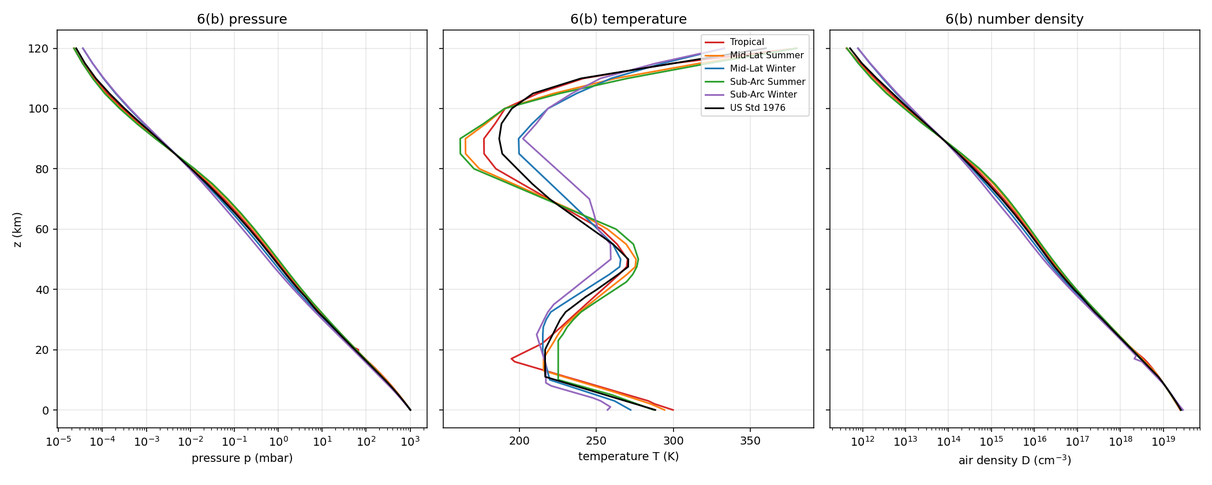
#> input picture figures/fig6b_PTD_profiles.png, 1212 x 485 px, shrunk from 2100 x 840 before the run; its folder holds 8 pictures in this run
$ python make_atmosphere_report.py
#> lines starting #> are read from the running program, lines starting #| are printed output that depends on the picture
"""Build a LAYMAN-FRIENDLY PDF report of the atmosphere-model extension.

Plain-language explanation of:
  (1) what was asked (the 6 MODTRAN models, an exact present-day model, and an
      India-specific model),
  (2) what was built, and
  (3) the comparison results over Mumbai (generic climatology vs present-day).

Run AFTER generating the figures:
    python plot_fig6_profiles.py
    python india_case.py
    python make_atmosphere_report.py     ->  Atmosphere_Models_Report.pdf
"""
import os
import matplotlib
matplotlib.use("Agg")
import matplotlib.pyplot as plt
from matplotlib.backends.backend_pdf import PdfPages
import matplotlib.image as mpimg

FIGS = "figures"
OUT = "Atmosphere_Models_Report.pdf"


def text_page(pdf, title, body, title_size=16):
    fig = plt.figure(figsize=(8.27, 11.69))  # A4 portrait
    fig.text(0.5, 0.96, title, ha="center", va="top",
             fontsize=title_size, weight="bold")
    fig.text(0.07, 0.89, body, ha="left", va="top", fontsize=10.2,
             family="sans-serif", linespacing=1.5)
    plt.axis("off")
    pdf.savefig(fig)
    plt.close(fig)


def figure_page(pdf, fname, heading, caption):
#> called with fname = 'fig6b_PTD_profiles.png'
    path = os.path.join(FIGS, fname)
    if not os.path.exists(path):
        return
    fig = plt.figure(figsize=(11.69, 8.27))  # A4 landscape
    fig.text(0.5, 0.97, heading, ha="center", fontsize=14, weight="bold")
    ax = fig.add_axes([0.03, 0.12, 0.94, 0.80])
    ax.imshow(mpimg.imread(path))
    ax.axis("off")
    fig.text(0.5, 0.08, caption, ha="center", va="top", fontsize=10.5,
             style="italic", wrap=True)
    pdf.savefig(fig)
    plt.close(fig)


def main():
    with PdfPages(OUT) as pdf:
        # ---- title ----
        fig = plt.figure(figsize=(8.27, 11.69))
        fig.text(0.5, 0.66, "Updating the Atmosphere Models", ha="center",
                 fontsize=23, weight="bold")
        fig.text(0.5, 0.60, "From six generic 1970s atmospheres to a real,\n"
                 "present-day, India-specific atmosphere", ha="center",
                 fontsize=13)
        fig.text(0.5, 0.50, "Line-by-line O$_2$ A-band absorption with RADIS\n"
                 "Validation of Korkin et al. (2025), JQSRT 337, 109345",
                 ha="center", fontsize=11, style="italic")
        fig.text(0.5, 0.06, "Plain-language summary", ha="center", fontsize=10,
                 color="gray")
        plt.axis("off")
        pdf.savefig(fig)
        plt.close(fig)

        # ---- what I was asked ----
        text_page(pdf, "1.  What I was asked to do",
            "The earlier work checked our absorption code (RADIS) against the\n"
            "Korkin et al. (2025) reference code, using ONE atmosphere: the\n"
            "\"US Standard 1976\" model. Three follow-up questions were raised:\n\n"
            "POINT 1 -  The reference code is built on the MODTRAN database, which\n"
            "  defines SIX standard atmospheres (Tropical, Mid-Latitude Summer,\n"
            "  Mid-Latitude Winter, Sub-Arctic Summer, Sub-Arctic Winter, and\n"
            "  US Standard 1976).\n"
            "  -> Do we have that data, and can we reproduce Figure 6 of the paper?\n\n"
            "POINT 2 -  These six models are generic and decades old. The real\n"
            "  atmosphere on any given day differs from them. We should add an\n"
            "  EXACT, up-to-date atmosphere - for example from NASA's Planetary\n"
            "  Spectrum Generator (PSG) - and include those variations in the code.\n\n"
            "POINT 3 -  None of the six models is specific to India. Can we use a\n"
            "  model suitable for the Indian subcontinent, ideally a recent one?")

        # ---- what I did ----
        text_page(pdf, "2.  What I did (overview)",
            "POINT 1  -  DONE.\n"
            "  All six MODTRAN atmospheres were extracted from the reference code\n"
            "  (pressure, temperature, air density, and the amounts of 8 gases at\n"
            "  50 heights from ground to 120 km). Paper Figure 6 was reproduced\n"
            "  directly from this data, and the absorption code now runs for ALL\n"
            "  six models - not just US-1976.\n\n"
            "POINT 2  -  DONE.\n"
            "  The code can now pull a REAL atmosphere for any place and date from\n"
            "  two independent, authoritative sources:\n"
            "    - NASA PSG (GEOS-5 weather data): pressure, temperature and the\n"
            "      actual amount of water vapour, CO2, ozone, methane, oxygen, etc.\n"
            "    - NRLMSIS 2.1 (NASA/US Navy, 2021): the latest empirical model of\n"
            "      temperature and density - an independent cross-check.\n\n"
            "POINT 3  -  DONE.\n"
            "  These real atmospheres work for any Indian location. The worked\n"
            "  example uses Mumbai / IIT Bombay and compares it against the closest\n"
            "  generic model (MODTRAN Tropical).")

        # ---- background ----
        text_page(pdf, "3.  Background, in plain terms",
            "WHAT IS AN 'ATMOSPHERE MODEL'?\n"
            "  To compute how much sunlight a gas absorbs, the code needs to know,\n"
            "  at every height, how cold/thin the air is and how much of each gas\n"
            "  is present. A table of (height -> temperature, pressure, density,\n"
            "  gas amounts) is an 'atmosphere model'.\n\n"
            "THE SIX MODTRAN MODELS\n"
            "  These are textbook averages built in the 1970s-80s for typical\n"
            "  conditions (a tropical year, an Arctic winter, and so on). They are\n"
            "  convenient but generic - they are NOT today's weather, and none is\n"
            "  tuned for India.\n\n"
            "WHY IT MATTERS\n"
            "  Real air over Mumbai during the monsoon is hotter and far more humid\n"
            "  than a 1970s average. Temperature and density set how strongly\n"
            "  oxygen absorbs in its 'A-band' near 760 nm, so using the wrong\n"
            "  atmosphere gives a small but real error in the predicted absorption.")

        figure_page(pdf, "fig6b_PTD_profiles.png",
            "Paper Figure 6 reproduced: the six MODTRAN atmospheres",
            "Pressure, temperature and air density versus height for all six standard "
            "models. As the paper notes, temperature (middle) varies a lot between "
            "models; pressure and density (sides) barely differ. This is the data "
            "the reference code is built on.")

        # ---- exact atmosphere ----
        text_page(pdf, "4.  Adding a real, present-day atmosphere",
            "Instead of picking a generic table, the code can now download the\n"
            "ACTUAL atmosphere for a chosen place, day and time:\n\n"
            "  NASA PSG (GEOS-5):  gives the real pressure, temperature and the\n"
            "    measured amounts of water vapour, CO2, ozone, methane and oxygen,\n"
            "    layer by layer. For Mumbai on 15 June 2024 it reported a surface\n"
            "    temperature of 303.5 K and very high humidity (~2.9% water vapour),\n"
            "    exactly as expected at monsoon onset.\n\n"
            "  NRLMSIS 2.1 (2021):  the latest empirical model of temperature and\n"
            "    air density, used here as an independent second opinion.\n\n"
            "Both are fed into the SAME absorption calculation as the generic\n"
            "models, so results are directly comparable.")

        figure_page(pdf, "india_profiles_Mumbai_IIT_Bombay.png",
            "Mumbai: generic model vs the real atmosphere",
            "Temperature (left) and oxygen amount (right) versus height over Mumbai. "
            "The two present-day models (blue = NASA PSG, green = NRLMSIS) agree "
            "closely with each other and differ from the generic 1970s 'Tropical' "
            "model (grey), most visibly near the 17 km tropopause and in the "
            "stratosphere.")
#> call 2 of figure_page, with fname = 'india_profiles_Mumbai_IIT_Bombay.png'
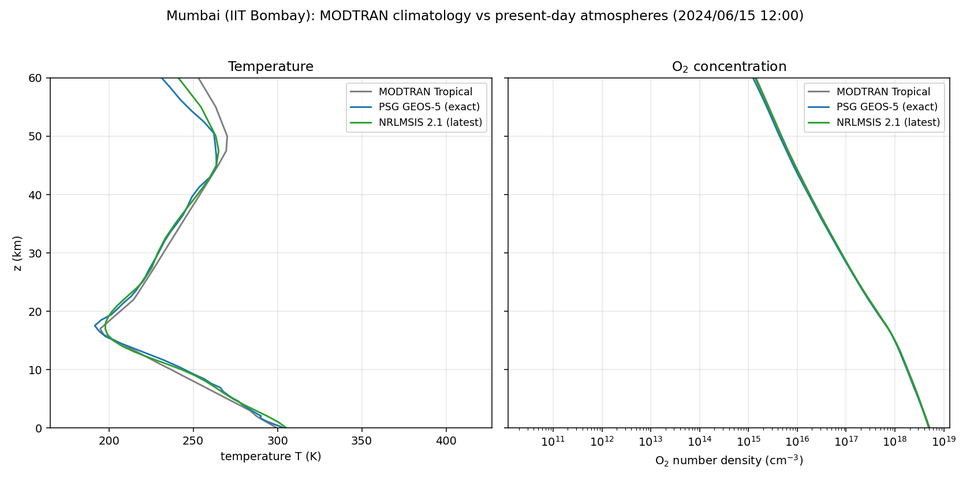
#> input picture figures/india_profiles_Mumbai_IIT_Bombay.png, 970 x 485 px, shrunk from 1680 x 840 before the run

        figure_page(pdf, "india_o2a_optical_depth_Mumbai_IIT_Bombay.png",
            "The effect on oxygen A-band absorption over Mumbai",
            "Computed oxygen A-band absorption (optical thickness vs wavelength) "
            "for the three atmospheres. The curves nearly overlap, but the real "
            "present-day atmosphere absorbs slightly LESS than the generic model "
            "predicts - quantified on the next page.")
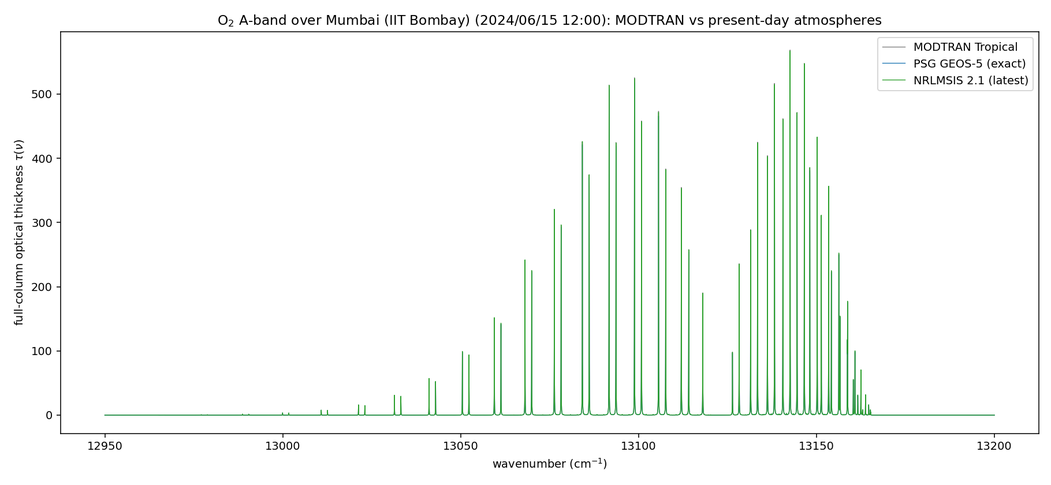
#> input picture figures/india_o2a_optical_depth_Mumbai_IIT_Bombay.png, 1051 x 485 px, shrunk from 1820 x 840 before the run

        # ---- results ----
        text_page(pdf, "5.  Result of the comparison (Mumbai, 15 Jun 2024)",
            "Total oxygen along the vertical column, and the total oxygen A-band\n"
            "absorption, for each atmosphere:\n\n"
            "  Atmosphere                 O2 column     Total       vs generic\n"
            "                             (per cm^2)    absorption  Tropical\n"
            "  ------------------------------------------------------------------\n"
            "  MODTRAN Tropical (1970s)   4.523 x10^24   1023          -\n"
            "  NASA PSG  (exact, that day) 4.408 x10^24   996         -2.6 %\n"
            "  NRLMSIS 2.1 (latest)       4.471 x10^24   1011         -1.2 %\n\n"
            "WHAT THIS MEANS\n"
            "  - The generic 'Tropical' model OVER-predicts the real oxygen A-band\n"
            "    absorption over Mumbai by about 1-3 % on this day.\n"
            "  - The two independent present-day models agree with each other to\n"
            "    about 1.5 %, which gives confidence the difference is real and not\n"
            "    a quirk of one data source.\n"
            "  - The same machinery runs for all six MODTRAN models too: their\n"
            "    full-column absorption agrees within ~1 % of each other, since\n"
            "    oxygen is well-mixed and changes little between climates.")

        figure_page(pdf, "all6_O2_o2a_bandintegral.png",
            "Robustness: the code runs for every standard model",
            "Total oxygen A-band absorption computed for all six MODTRAN atmospheres "
            "through the single, general code path. The values are close because "
            "oxygen is well-mixed; the point is that one code now handles every "
            "case - the six standard models AND any real present-day atmosphere.")
#> call 4 of figure_page, with fname = 'all6_O2_o2a_bandintegral.png'
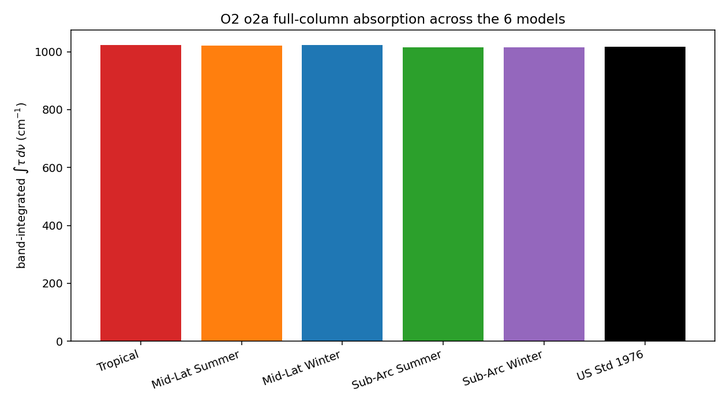
#> input picture figures/all6_O2_o2a_bandintegral.png, 727 x 404 px, shrunk from 1260 x 700 before the run

        # ---- summary ----
        text_page(pdf, "6.  Summary",
            "STARTING POINT\n"
            "  Absorption code validated, but using only one generic 1970s\n"
            "  atmosphere (US Standard 1976).\n\n"
            "DELIVERED TODAY\n"
            "  1. All six MODTRAN standard atmospheres are now in the code, and\n"
            "     paper Figure 6 is reproduced from that data.\n"
            "  2. The code can fetch a real, present-day atmosphere for any place\n"
            "     and date from NASA PSG (GEOS-5) and NRLMSIS 2.1.\n"
            "  3. A worked India example (Mumbai / IIT Bombay) shows the real\n"
            "     atmosphere absorbs ~1-3 % less oxygen A-band than the generic\n"
            "     model predicts, with two independent models agreeing.\n\n"
            "WHY IT IS USEFUL\n"
            "  The absorption calculation is no longer tied to decades-old averages.\n"
            "  It can use the actual atmosphere over an Indian site on a chosen day,\n"
            "  making the validation realistic and locally relevant - and the design\n"
            "  is general enough to add other gases, bands and data sources later.")

    print(f"Wrote {OUT}")


if __name__ == "__main__":
    main()
